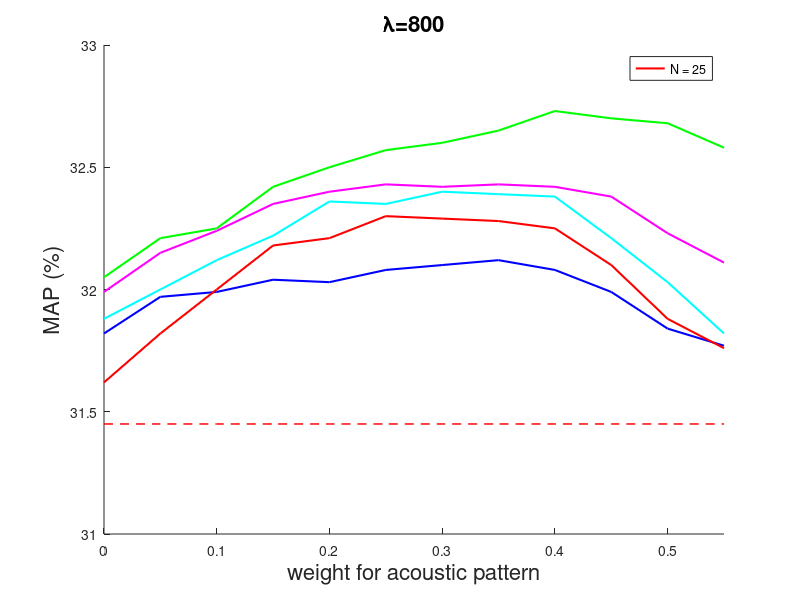

This figure's MATLAB source:
n5_mu800  = [31.82 31.97 31.99 32.04 32.03 32.08 32.10 32.12 32.08 31.99 31.84 31.77];
n10_mu800 = [32.05 32.21 32.25 32.42 32.50 32.57 32.60 32.65 32.73 32.70 32.68 32.58];
n15_mu800 = [31.99 32.15 32.24 32.35 32.40 32.43 32.42 32.43 32.42 32.38 32.23 32.11];
n20_mu800 = [31.88 32.00 32.12 32.22 32.36 32.35 32.40 32.39 32.38 32.21 32.03 31.82];
n25_mu800 = [31.62 31.82 32.00 32.18 32.21 32.30 32.29 32.28 32.25 32.10 31.88 31.76];

x=0:0.05:0.55;
baseline=[31.45 31.45 31.45 31.45 31.45 31.45 31.45 31.45 31.45 31.45 31.45 31.45];
hold;
h1 = plot(x, n5_mu800, 'b', 'LineWidth', 1.5);
h5 = plot(x, n10_mu800, 'g', 'LineWidth', 1.5);
h9 = plot(x, n15_mu800, 'm', 'LineWidth', 1.5);
h12 = plot(x, n20_mu800, 'c', 'LineWidth', 1.5);
h13 = plot(x, n25_mu800, 'r', 'LineWidth', 1.5);
hbase = plot(x, baseline, '--r', 'LineWidth', 1.05);

xlim([0.00 0.55]);
ylim([31.00 33.00]);

legend(hbase, 'first pass (without query expansion)')
legend(h1, 'N = 5');
legend(h5, 'N = 10');
legend(h9, 'N = 15');
legend(h12, 'N = 20');
legend(h13, 'N = 25');

xlabel('weight for acoustic pattern','FontSize', 16);
ylabel('MAP (%)','FontSize',16);
title('\lambda=800','FontSize',16);